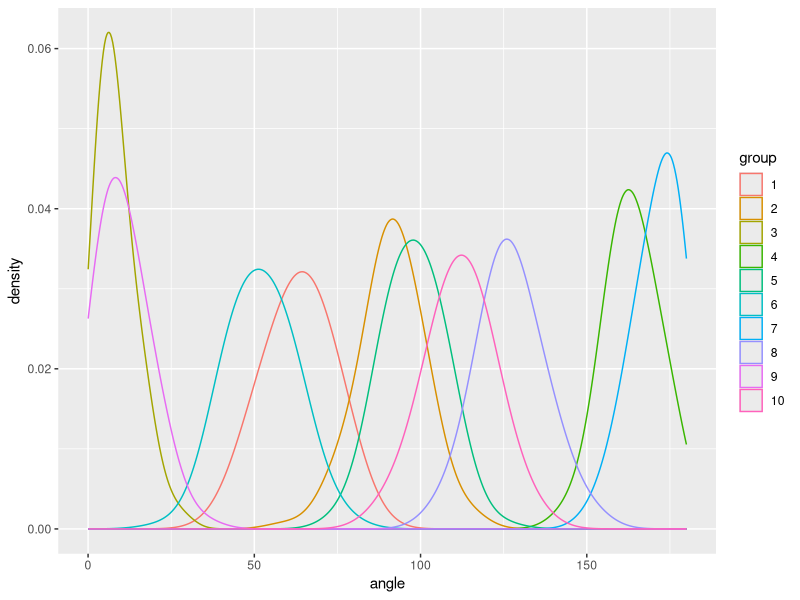
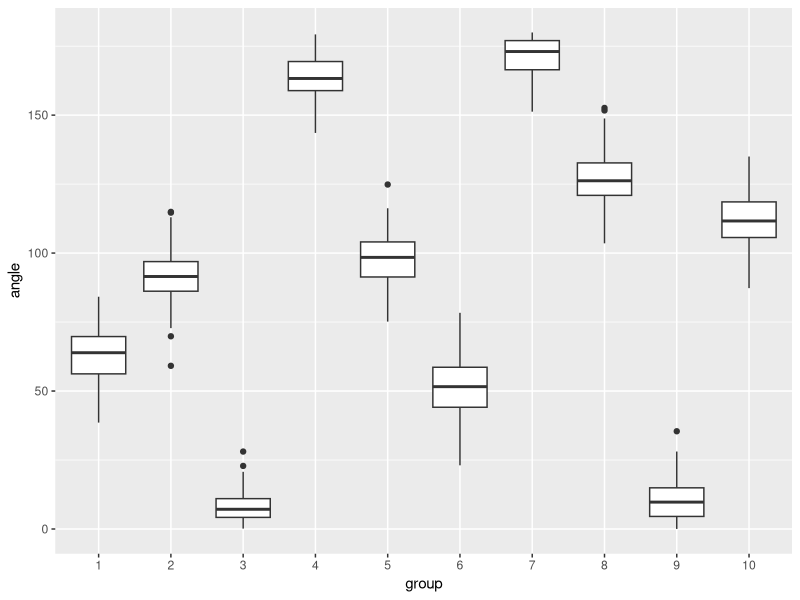

Generate these figures, in order, with R:
# simulate data with angles between 0 and 180 degrees 
# with noise following normal distribution
means <- runif(n = 10, min = 0, max = 180)
angles <- matrix(data = rep(x = means, 100), ncol = 10, byrow = T)
noise <- rnorm(n = 1000, mean = 0, sd = 10)
angles <- angles + noise
angles <- ifelse(angles > 0 & angles < 180, angles, NA)


# transform data for plotting
library(reshape2)
angles_df <- melt(angles)
names(angles_df) <- c('observation', 'group', 'angle')
angles_df$group <- as.factor(angles_df$group)

# plot data
library(ggplot2)
ggplot(angles_df, mapping = aes(x = angle, colour = group)) + geom_density(adjust=2)
ggplot(angles_df, mapping = aes(y = angle, x = group)) + geom_boxplot()

